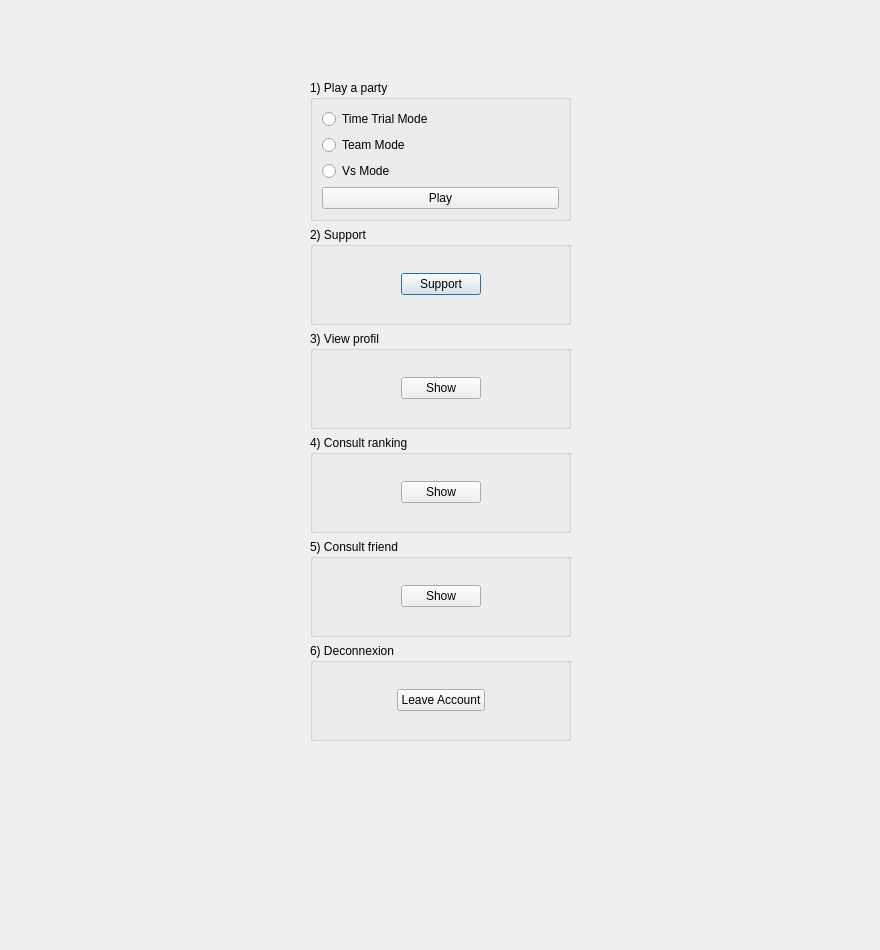
<?xml version="1.0" encoding="UTF-8"?>
<ui version="4.0">
 <class>MenuOption</class>
 <widget class="QDialog" name="MenuOption">
  <property name="geometry">
   <rect>
    <x>0</x>
    <y>0</y>
    <width>880</width>
    <height>950</height>
   </rect>
  </property>
  <property name="windowTitle">
   <string> User Option Menu</string>
  </property>
  <widget class="QWidget" name="verticalLayoutWidget">
   <property name="geometry">
    <rect>
     <x>310</x>
     <y>80</y>
     <width>261</width>
     <height>661</height>
    </rect>
   </property>
   <layout class="QGridLayout" name="gridLayout_6">
    <item row="1" column="0">
     <widget class="QGroupBox" name="support">
      <property name="title">
       <string>2) Support</string>
      </property>
      <layout class="QGridLayout" name="gridLayout">
       <item row="0" column="2">
        <spacer name="horizontalSpacer_10">
         <property name="orientation">
          <enum>Qt::Horizontal</enum>
         </property>
         <property name="sizeHint" stdset="0">
          <size>
           <width>40</width>
           <height>20</height>
          </size>
         </property>
        </spacer>
       </item>
       <item row="0" column="1">
        <widget class="QPushButton" name="supportButton">
         <property name="text">
          <string>Support</string>
         </property>
         <property name="shortcut">
          <string>Ctrl+S</string>
         </property>
        </widget>
       </item>
       <item row="0" column="0">
        <spacer name="horizontalSpacer_9">
         <property name="orientation">
          <enum>Qt::Horizontal</enum>
         </property>
         <property name="sizeHint" stdset="0">
          <size>
           <width>40</width>
           <height>20</height>
          </size>
         </property>
        </spacer>
       </item>
      </layout>
     </widget>
    </item>
    <item row="2" column="0">
     <widget class="QGroupBox" name="profil">
      <property name="title">
       <string>3) View profil</string>
      </property>
      <layout class="QGridLayout" name="gridLayout_2">
       <item row="0" column="0">
        <spacer name="horizontalSpacer">
         <property name="orientation">
          <enum>Qt::Horizontal</enum>
         </property>
         <property name="sizeHint" stdset="0">
          <size>
           <width>40</width>
           <height>20</height>
          </size>
         </property>
        </spacer>
       </item>
       <item row="0" column="1">
        <widget class="QPushButton" name="showProfilButton">
         <property name="text">
          <string>Show</string>
         </property>
         <property name="shortcut">
          <string>Ctrl+Shift+P</string>
         </property>
        </widget>
       </item>
       <item row="0" column="2">
        <spacer name="horizontalSpacer_2">
         <property name="orientation">
          <enum>Qt::Horizontal</enum>
         </property>
         <property name="sizeHint" stdset="0">
          <size>
           <width>40</width>
           <height>20</height>
          </size>
         </property>
        </spacer>
       </item>
      </layout>
     </widget>
    </item>
    <item row="3" column="0">
     <widget class="QGroupBox" name="ranking">
      <property name="title">
       <string>4) Consult ranking</string>
      </property>
      <layout class="QGridLayout" name="gridLayout_3">
       <item row="1" column="1">
        <spacer name="horizontalSpacer_4">
         <property name="orientation">
          <enum>Qt::Horizontal</enum>
         </property>
         <property name="sizeHint" stdset="0">
          <size>
           <width>40</width>
           <height>37</height>
          </size>
         </property>
        </spacer>
       </item>
       <item row="1" column="3">
        <spacer name="horizontalSpacer_3">
         <property name="orientation">
          <enum>Qt::Horizontal</enum>
         </property>
         <property name="sizeHint" stdset="0">
          <size>
           <width>40</width>
           <height>20</height>
          </size>
         </property>
        </spacer>
       </item>
       <item row="1" column="2">
        <widget class="QPushButton" name="showRankingButton">
         <property name="text">
          <string>Show</string>
         </property>
         <property name="shortcut">
          <string>Ctrl+R</string>
         </property>
        </widget>
       </item>
      </layout>
     </widget>
    </item>
    <item row="4" column="0">
     <widget class="QGroupBox" name="friendMenu">
      <property name="title">
       <string>5) Consult friend</string>
      </property>
      <layout class="QGridLayout" name="gridLayout_4">
       <item row="1" column="2">
        <widget class="QPushButton" name="showFriendButton">
         <property name="text">
          <string>Show</string>
         </property>
         <property name="shortcut">
          <string>Ctrl+F</string>
         </property>
        </widget>
       </item>
       <item row="1" column="1">
        <spacer name="horizontalSpacer_5">
         <property name="orientation">
          <enum>Qt::Horizontal</enum>
         </property>
         <property name="sizeHint" stdset="0">
          <size>
           <width>41</width>
           <height>37</height>
          </size>
         </property>
        </spacer>
       </item>
       <item row="1" column="3">
        <spacer name="horizontalSpacer_6">
         <property name="orientation">
          <enum>Qt::Horizontal</enum>
         </property>
         <property name="sizeHint" stdset="0">
          <size>
           <width>40</width>
           <height>20</height>
          </size>
         </property>
        </spacer>
       </item>
      </layout>
     </widget>
    </item>
    <item row="5" column="0">
     <widget class="QGroupBox" name="deconnexion">
      <property name="title">
       <string>6) Deconnexion</string>
      </property>
      <layout class="QGridLayout" name="gridLayout_5">
       <item row="1" column="2">
        <widget class="QPushButton" name="leaveButton">
         <property name="text">
          <string>Leave Account</string>
         </property>
         <property name="shortcut">
          <string>Ctrl+D</string>
         </property>
        </widget>
       </item>
       <item row="1" column="1">
        <spacer name="horizontalSpacer_7">
         <property name="orientation">
          <enum>Qt::Horizontal</enum>
         </property>
         <property name="sizeHint" stdset="0">
          <size>
           <width>41</width>
           <height>37</height>
          </size>
         </property>
        </spacer>
       </item>
       <item row="1" column="3">
        <spacer name="horizontalSpacer_8">
         <property name="orientation">
          <enum>Qt::Horizontal</enum>
         </property>
         <property name="sizeHint" stdset="0">
          <size>
           <width>40</width>
           <height>20</height>
          </size>
         </property>
        </spacer>
       </item>
      </layout>
     </widget>
    </item>
    <item row="0" column="0">
     <widget class="QGroupBox" name="play">
      <property name="title">
       <string>1) Play a party</string>
      </property>
      <layout class="QGridLayout" name="gridLayout_7">
       <item row="4" column="0">
        <widget class="QPushButton" name="playButton">
         <property name="text">
          <string>Play</string>
         </property>
         <property name="shortcut">
          <string>Ctrl+P</string>
         </property>
        </widget>
       </item>
       <item row="1" column="0">
        <widget class="QRadioButton" name="timeButton">
         <property name="text">
          <string>Time Trial Mode</string>
         </property>
        </widget>
       </item>
       <item row="3" column="0">
        <widget class="QRadioButton" name="vsButton">
         <property name="text">
          <string>Vs Mode</string>
         </property>
        </widget>
       </item>
       <item row="2" column="0">
        <widget class="QRadioButton" name="teamButton">
         <property name="text">
          <string>Team Mode</string>
         </property>
        </widget>
       </item>
      </layout>
     </widget>
    </item>
   </layout>
  </widget>
  <widget class="QLabel" name="label">
   <property name="geometry">
    <rect>
     <x>0</x>
     <y>0</y>
     <width>880</width>
     <height>960</height>
    </rect>
   </property>
   <property name="text">
    <string/>
   </property>
   <property name="pixmap">
    <pixmap>main.png</pixmap>
   </property>
  </widget>
  <widget class="QLabel" name="gifLabel">
   <property name="geometry">
    <rect>
     <x>0</x>
     <y>490</y>
     <width>301</width>
     <height>201</height>
    </rect>
   </property>
   <property name="text">
    <string/>
   </property>
   <property name="pixmap">
    <pixmap>test.gif</pixmap>
   </property>
  </widget>
  <widget class="QLabel" name="titleLabel">
   <property name="geometry">
    <rect>
     <x>280</x>
     <y>20</y>
     <width>301</width>
     <height>43</height>
    </rect>
   </property>
   <property name="text">
    <string/>
   </property>
   <property name="pixmap">
    <pixmap>title2.gif</pixmap>
   </property>
  </widget>
  <zorder>label</zorder>
  <zorder>verticalLayoutWidget</zorder>
  <zorder>gifLabel</zorder>
  <zorder>titleLabel</zorder>
 </widget>
 <resources/>
 <connections/>
</ui>
